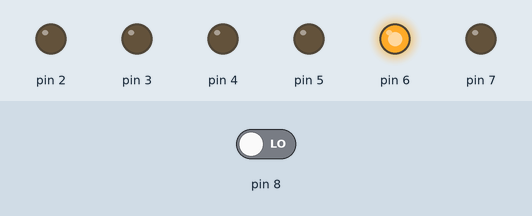
Simulated run of this sketch. Board: Arduino Uno, built with avr-gcc and run on an emulated ATmega328P. Shown: output pins drawn as LEDs (lit = HIGH). The inputs (shaded band) are chosen by the test bench; at power-on: pin 8 LOW. What the sketch prints to the serial monitor is not drawn.

Above: at 0.1 s.
Timing chart, 0 to 1.6 s (numbered marks = the images above):
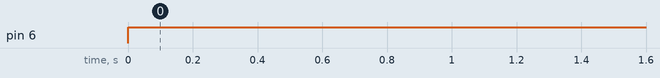

Measured:
- by itself, pin 6: LOW → HIGH at 0.00 s

The sketch:

Ultrasound_2.ino
```cpp
#include <avr/io.h>
#include <avr/interrupt.h>

int main(){
  DDRD=0xFF;
  DDRB=0x00;
  int i=0;
  Serial.begin(9600);
 while(1){
  PORTB=0b00000000;
  PORTD=0b01000000;   // Ping all ultrasonic for 10 us
  _delay_us(10);
 for (int i=0;i < 10000;i++)
  if ((PINB)&(1<<PB0)){
    i=i+1;
  }
Serial.println(i);
_delay_ms(2000);
/*       // delay to wait for transmitter to die off
  for (int i=0;i < 10000;i++){ // Checking port in loop 10,000 times

    if (PINF&0x10){      // read PORTF pin 5 for echo pulse
      count++;  // count if still high count
    }*/
  }

//return count;
}
```
